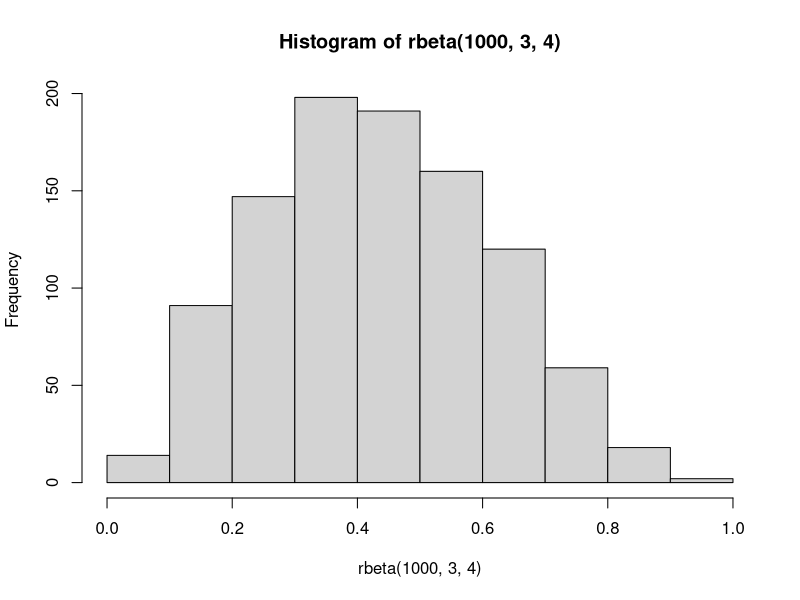
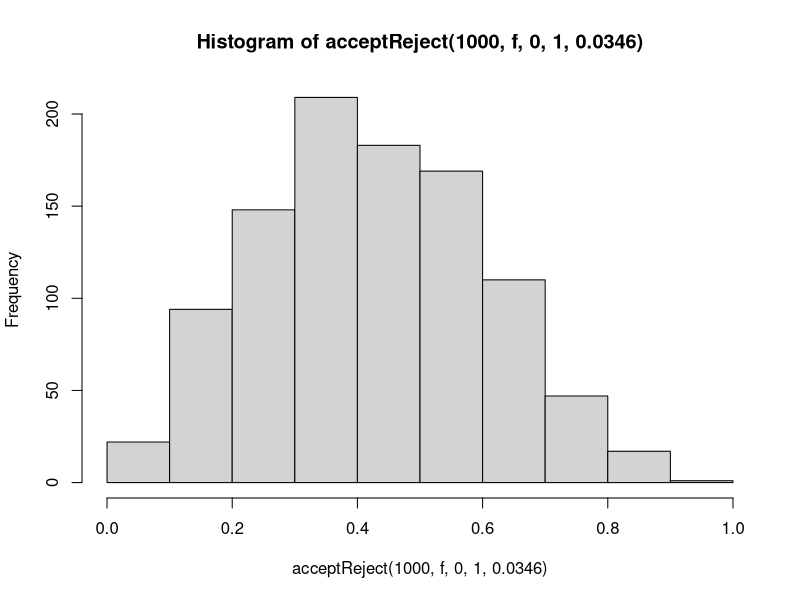
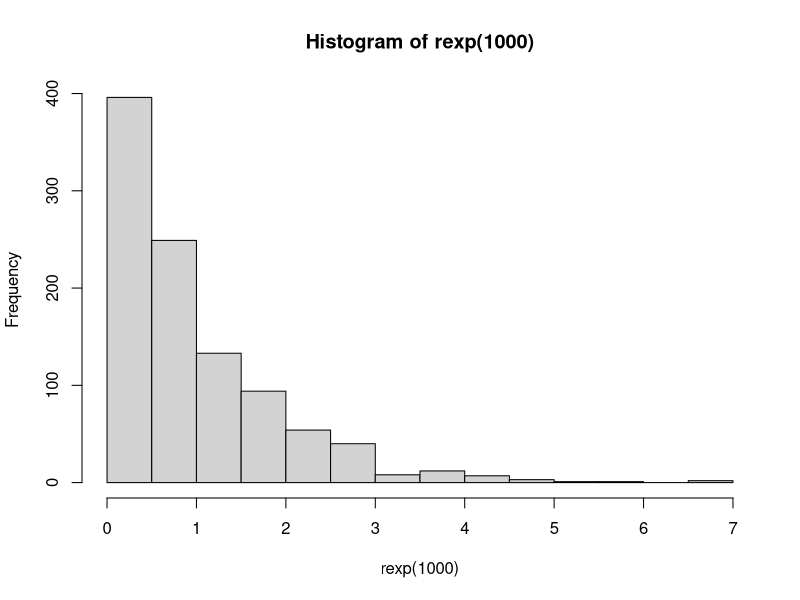
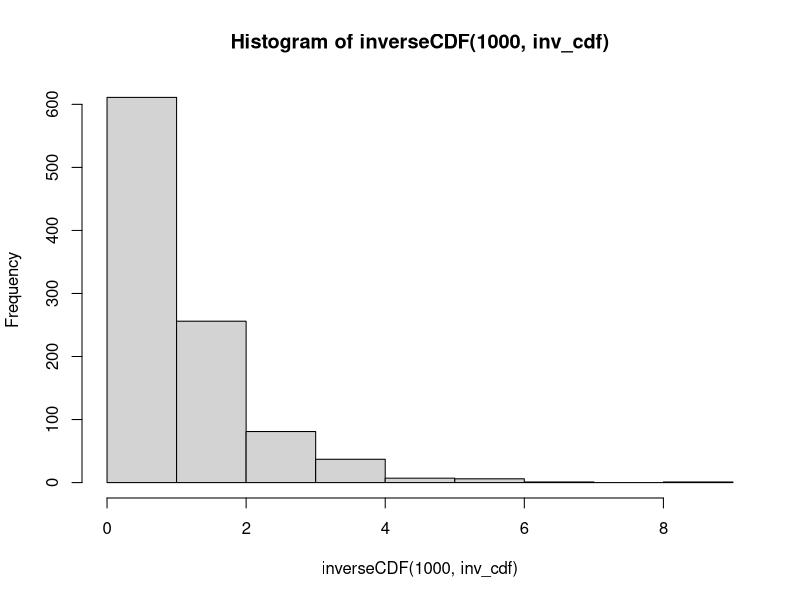

Reproduce these figures in R, in order.
## ---- chunk 1
knitr::opts_chunk$set(echo = TRUE)
## ---- chunk 2
genNormalPowers <- function(n, mean=0, sd=1) {
  # INPUT:
  # n is the number of teams
  
  # OUTPUT:
  # returns a vector of team powers, sorted in decreasing order
  powers <- rnorm(n, mean, sd)
  return(sort(abs(powers), decreasing=TRUE))
}
## ---- chunk 3
# Reference: adapted from Yuchen Li (li215), HW2, Exercise 4

acceptReject <- function(nsim, f, min, max, M) {
  # INPUT:
  # nsim is the number of simulations
  # f is the target distribution
  # min is the min value in the domain of f
  # max is the max value in the domain of f
  # max
  # M >= sup{f(x)}
  
  # OUTPUT:
  # returns a vector of random variates sampled from f, using the 
  #   Accept-Reject method with Unif(min, max) as the reference distribution
  k1 = 0             # counter for accepted samples
  j1 = 0             # number of iterations required to get desired sample size
  y1 = numeric(nsim)    # storing the sample
  while(k1 < nsim){
      u = runif(1)
      x = runif(1, min, max)  # random variate from reference distribution
      g1 = 1
      if (u < f(x) / M / g1) {
        # condition of accepting x in our sample
        k1 = k1 + 1
        y1[k1] = x
      }
      j1 = j1 + 1
  }
  return(sort(y1, decreasing=TRUE))
}
## ---- chunk 4
inverseCDF <- function(n, inv_cdf) {
  # INPUT:
  # n is the number of simulations
  # inv_cdf is the inverse CDF function for f
  
  # OUTPUT:
  # returns a vector of random variates sampled from PDF f,
  #   using the Inverse CDF method
  u = runif(n)
  y = numeric(n)
  for (i in 1:n) {
    y[i] = inv_cdf(u[i])
  }
  return(sort(y, decreasing=TRUE))
}
## ---- chunk 5
genCrossTeamWinningProbabilities <- function(powers) {
  # INPUT:
  # powers is the teams powers
  
  # OUTPUT:
  # returns an n x n matrix M where M_{ij} is the probability of team-i beating team-j
  n = length(powers)
  probs = matrix(nrow=n, ncol=n)
  for (i in 1:n) {
    for (j in 1:n) {
      probs[i,j] = powers[i] / (powers[i] + powers[j])
    }
  }
  return(probs)
}
## ---- chunk 6
# Example
sample(1:8, size=2)
## ---- chunk 7
genCrossTeamWinningProbabilities(
 genNormalPowers(4) 
)
## ---- chunk 8
genCrossTeamWinningProbabilities(
 genNormalPowers(4, mean=10, sd=0.1) 
)
## ---- chunk 9
# Test `acceptReject`
f <- function(x) {return(x^2 * (1-x)^3)}
hist(rbeta(1000, 3, 4))
hist(acceptReject(1000, f, 0, 1, 0.0346))
# Actual
genCrossTeamWinningProbabilities(
 acceptReject(4, f, 0, 1, 0.0346)
)
## ---- chunk 10
# Test `inverseCDF`
inv_cdf <- function(x) {return(-log(x))}
hist(rexp(1000))
hist(inverseCDF(
    1000, 
    inv_cdf
  )
)
# Actual
genCrossTeamWinningProbabilities(
 inverseCDF(
    4, 
    inv_cdf
  )
)
